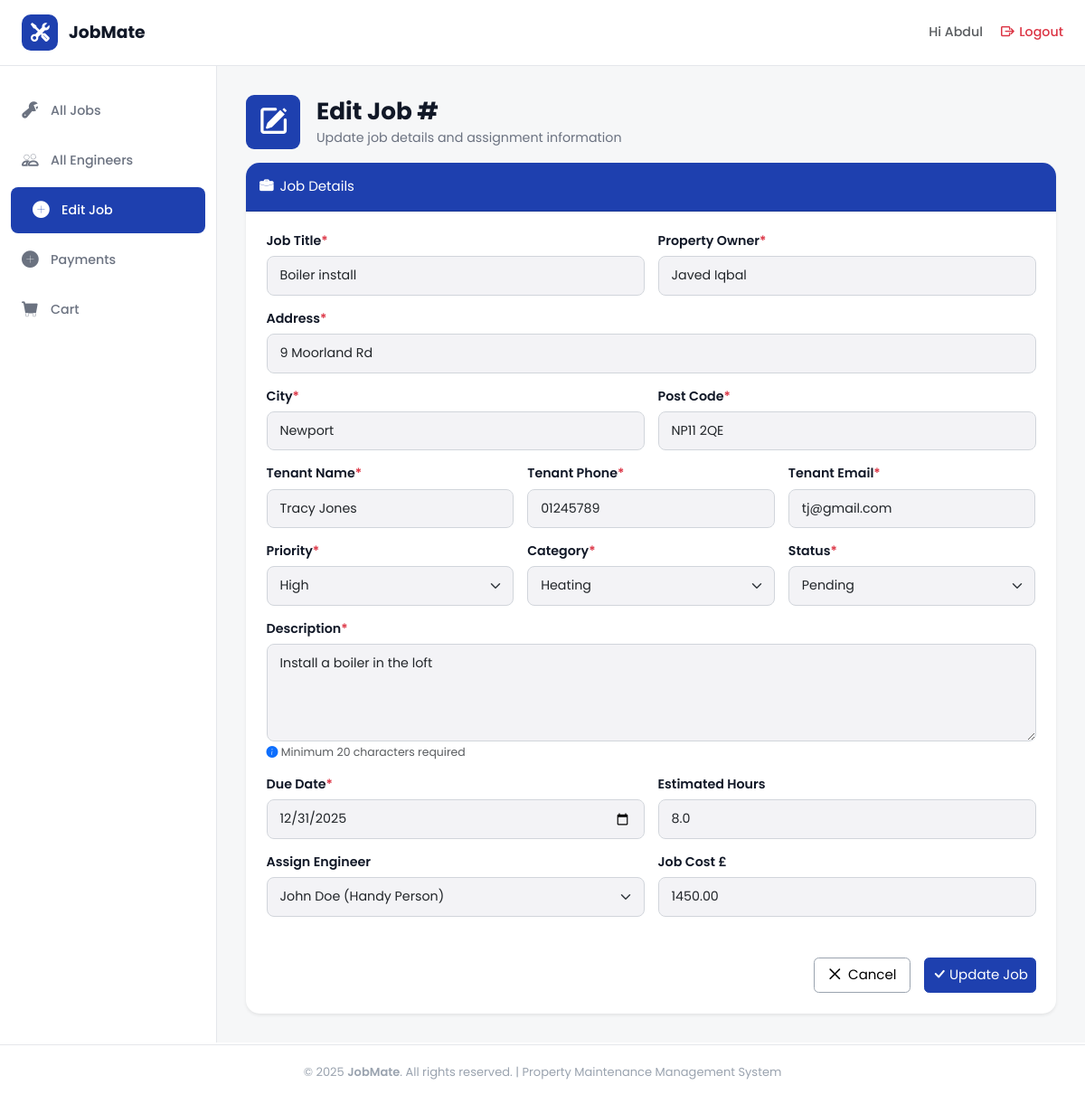
Page /jobs/edit_job/3 (signed in) on the earlier database version.
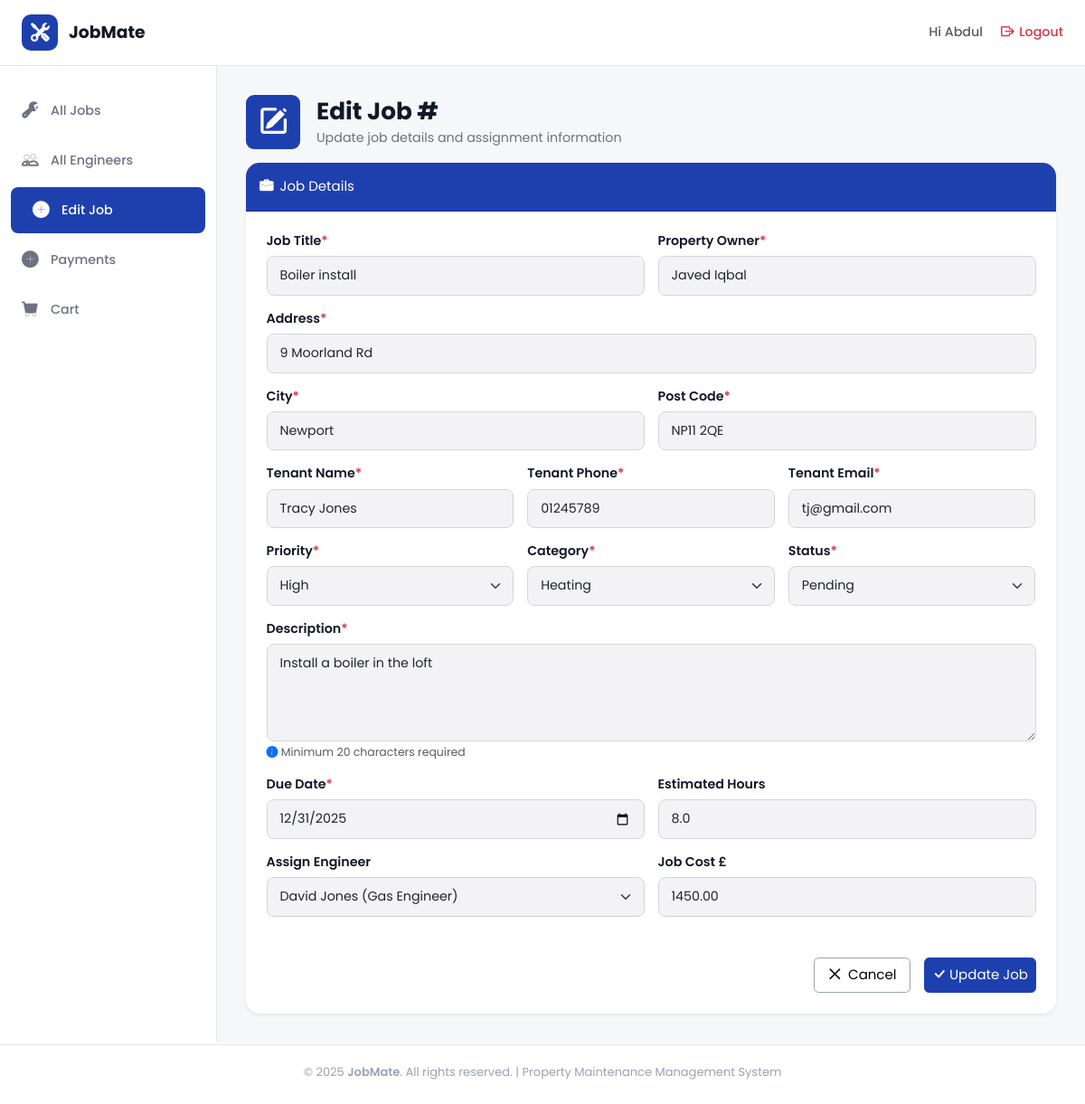
Same page on the later database version.
### jobs/models.py (models this page shows, shortened)
class Job(models.Model):
    PRIORITY_CHOICES = [
        ('high', 'High'),
        ('medium', 'Medium'),
        ('low', 'Low'),
    ]
    CATEGORY_CHOICES = [
        ('plumbing', 'Plumbing'),
        ('heating', 'Heating'),
        ('electrical', 'Electrical'),
    ]
    STATUS_CHOICES = [
        ("pending", "Pending"),
        ("in_progress", "In Progress"),
        ("completed", "Completed"),
        ("cancelled", "Cancelled"),
    ]
    job_title = models.CharField(max_length=100)
    property_owner = models.CharField(max_length=100)
    address = models.CharField(max_length=200)
    city = models.CharField(max_length=100)
    post_code = models.CharField(max_length=20)
    tenant_name = models.CharField(
        max_length=100,
        null=True,
        blank=True
    )
    tenant_phone = models.CharField(
        max_length=20,
        null=True,
        blank=True
    )
    tenant_email = models.EmailField(
        max_length=254,
        null=True,
        blank=True
    )
    priority = models.CharField(
        max_length=20,
        choices=PRIORITY_CHOICES,
        default='medium'
    )
    category = models.CharField(
        max_length=20,
        choices=CATEGORY_CHOICES
    )
    status = models.CharField(
        max_length=20,
        choices=STATUS_CHOICES,
        default="pending"
    )
    description = models.TextField()
    created_at = models.DateTimeField(auto_now_add=True)
    updated_at = models.DateTimeField(auto_now=True)
    due_date = models.DateField()
    estimated_hours = models.DecimalField(
        max_digits=4,
        decimal_places=1,
        null=True,
        blank=True
    )
    job_cost = models.DecimalField(
        max_digits=10,
        decimal_places=2,
        null=True,
        blank=True
    )
    assigned_engineer = models.ForeignKey(
        User,
        on_delete=models.SET_NULL,
        null=True,
        blank=True,
        related_name="assigned_jobs"
    )

### jobs/views.py (the view)
# urls.py: path('edit_job/<int:job_id>', views.edit_job, name='edit_job'),
@login_required
@admin_required
def edit_job(request, job_id):
    job = get_object_or_404(Job, pk=job_id)
    if request.method == "POST":
        job_edit_form = JobForm(request.POST, instance=job)
        if job_edit_form.is_valid():
            job_edit_form.save()
            messages.success(request, 'Job details was successfully updated!')
            return redirect("jobs:all_jobs")
    else:
        job_edit_form = JobForm(instance=job)
    return render(request, "edit_job.html", {"job_edit_form": job_edit_form})

### helpers/permission_check.py (called while the page is built)
def admin_required(view_func):
    @wraps(view_func)
    def _wrapped_view(request, *args, **kwargs):
        user = request.user
        if not hasattr(user, "profile") or user.profile.role != "Admin":
            messages.error(
                request,
                "You do not have permission to access this page."
            )
            return redirect("jobs:all_jobs")
        return view_func(request, *args, **kwargs)
    return _wrapped_view

### jobs/templates/edit_job.html (shortened to what this page needs)
{% extends "dashboard_base.html" %}
{% load static %}
{% block content %}
<div class="heading-section">
  <div class="d-flex align-items-center gap-3 mb-3">
    <div class="icon">
      <i class="bi bi-pencil-square"></i>
    </div>
    <div>
      <h1 class="section-title">Edit Job #{{ job.id }}</h1>
      <p class="section-subtitle m-0">
        Update job details and assignment information
      </p>
    </div>
  </div>
</div>
<div class="card shadow-sm border-0 rounded-4">
  <div class="card-header py-3 rounded-top-4">
    <i class="bi bi-briefcase-fill me-2"></i>Job Details
  </div>
  <form class="card-body p-4" method="post">
    <div class="row g-3">
      <div class="col-md-6">
        <label class="form-label">Job Title<span class="text-danger">*</span></label>
        {{job_edit_form.job_title}}
      </div>
      <div class="col-md-6">
        <label class="form-label">Property Owner<span class="text-danger">*</span></label>
        {{job_edit_form.property_owner}}
      </div>
      <div class="col-12">
        <label class="form-label">Address<span class="text-danger">*</span></label>
        {{job_edit_form.address}}
      </div>
      <div class="col-md-6">
        <label class="form-label">City<span class="text-danger">*</span></label>
        {{job_edit_form.city}}
      </div>
      <div class="col-md-6">
        <label class="form-label">Post Code<span class="text-danger">*</span></label>
        {{job_edit_form.post_code}}
      </div>
      <div class="col-md-4">
        <label class="form-label">Tenant Name<span class="text-danger">*</span></label>
        {{ job_edit_form.tenant_name}}
      </div>
      <div class="col-md-4">
        <label class="form-label">Tenant Phone<span class="text-danger">*</span></label>
        {{ job_edit_form.tenant_phone}}
      </div>
      <div class="col-md-4">
        <label class="form-label">Tenant Email<span class="text-danger">*</span></label>
        {{ job_edit_form.tenant_email}}
      </div>
      <div class="col-md-4">
        <label class="form-label">Priority<span class="text-danger">*</span></label>
        {{ job_edit_form.priority }}
      </div>
      <div class="col-md-4">
        <label class="form-label">Category<span class="text-danger">*</span></label>
        {{ job_edit_form.category }}
      </div>
      <div class="col-md-4">
        <label class="form-label">Status<span class="text-danger">*</span></label>
        {{ job_edit_form.status }}
      </div>
      <div class="col-12">
        <label class="form-label">Description<span class="text-danger">*</span></label>
        {{ job_edit_form.description }}</textarea>
        <small class="text-muted mt-1 d-block">
          <i class="bi bi-info-circle-fill text-primary me-1"></i>Minimum 20 characters required
        </small>
      </div>
      <div class="col-md-6">
        <label class="form-label">Due Date<span class="text-danger">*</span></label>
        {{ job_edit_form.due_date }}
      </div>
      <div class="col-md-6">
        <label class="form-label">Estimated Hours</label>
        {{ job_edit_form.estimated_hours }}
      </div>
      <div class="col-md-6">
        <label class="form-label">Assign Engineer</label>
        {{ job_edit_form.assigned_engineer }}
      </div>
      <div class="col-md-6">
        <label class="form-label">Job Cost £</label>
        {{ job_edit_form.job_cost }}
      </div>
    </div>
    <div class="d-flex justify-content-end align-items-center mt-5 gap-3">
      <a href="{% url 'jobs:all_jobs' %}" class="btn btn-light p-2 px-3">
        <i class="bi bi-x-lg me-2"></i>Cancel
      </a>
      <button type="submit" class="btn btn-primary p-2">
        <span>
          <i class="bi bi-check-lg"></i>
        </span>
        <span>Update Job</span>
      </button>
    </div>
  </form>
</div>
{% endblock %}

Differences in the rows shown:
changed Job "Boiler install": assigned_engineer "John Doe (Handy Person)" → "David Jones (Gas Engineer)"
